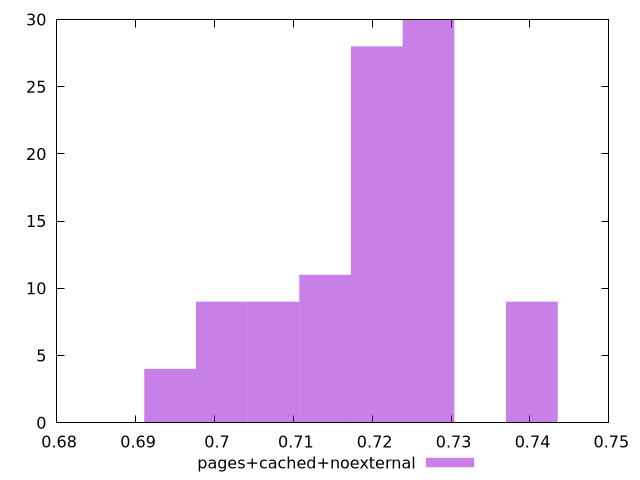

Reproduce this figure in gnuplot.
$_pagesCachedNoexternal <<EOF
0.6943842966204659 4
0.7271382728761483 30
0.7074858871227389 9
0.7140366823738753 11
0.7205874776250119 28
0.7402398633784212 9
0.7009350918716024 9
EOF
set key outside below
set terminal pngcairo
set output "report_00006_2020-11-02T20-21-41.718Z/performance_score/pages+cached+noexternal//hist.png"
set yrange [0:30]
set boxwidth 0.006550795251136471
set style fill transparent solid 0.5 noborder
plot $_pagesCachedNoexternal title "pages+cached+noexternal" with boxes ,
